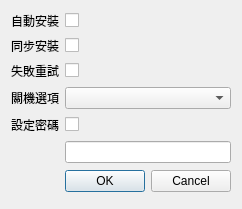
<?xml version="1.0" encoding="UTF-8"?>
<ui version="4.0">
 <class>DefaultsEditor</class>
 <widget class="QDialog" name="DefaultsEditor">
  <property name="geometry">
   <rect>
    <x>0</x>
    <y>0</y>
    <width>232</width>
    <height>209</height>
   </rect>
  </property>
  <property name="sizePolicy">
   <sizepolicy hsizetype="Preferred" vsizetype="Preferred">
    <horstretch>0</horstretch>
    <verstretch>0</verstretch>
   </sizepolicy>
  </property>
  <property name="windowTitle">
   <string>編輯預設選項</string>
  </property>
  <property name="whatsThis">
   <string/>
  </property>
  <property name="autoFillBackground">
   <bool>false</bool>
  </property>
  <property name="styleSheet">
   <string notr="true">font: 10pt &quot;Microsoft JhengHei&quot;;
QLineEdit {
	border: 1px solid grey;
 	border-radius: 3px;
}</string>
  </property>
  <property name="sizeGripEnabled">
   <bool>false</bool>
  </property>
  <property name="modal">
   <bool>false</bool>
  </property>
  <layout class="QGridLayout" name="gridLayout">
   <item row="2" column="1">
    <widget class="QCheckBox" name="at_retry_cb">
     <property name="text">
      <string/>
     </property>
    </widget>
   </item>
   <item row="1" column="0">
    <widget class="QLabel" name="label_2">
     <property name="text">
      <string>同步安裝</string>
     </property>
    </widget>
   </item>
   <item row="4" column="0">
    <widget class="QLabel" name="label_5">
     <property name="text">
      <string>設定密碼</string>
     </property>
    </widget>
   </item>
   <item row="1" column="1">
    <widget class="QCheckBox" name="async_install_cb">
     <property name="text">
      <string/>
     </property>
    </widget>
   </item>
   <item row="3" column="1">
    <widget class="QComboBox" name="halt_option_dropdown"/>
   </item>
   <item row="4" column="1">
    <widget class="QCheckBox" name="set_passwd_cb">
     <property name="text">
      <string/>
     </property>
    </widget>
   </item>
   <item row="2" column="0">
    <widget class="QLabel" name="label_3">
     <property name="text">
      <string>失敗重試</string>
     </property>
    </widget>
   </item>
   <item row="0" column="0">
    <widget class="QLabel" name="label">
     <property name="text">
      <string>自動安裝</string>
     </property>
    </widget>
   </item>
   <item row="6" column="1">
    <widget class="QDialogButtonBox" name="action_btns">
     <property name="orientation">
      <enum>Qt::Horizontal</enum>
     </property>
     <property name="standardButtons">
      <set>QDialogButtonBox::Cancel|QDialogButtonBox::Ok</set>
     </property>
    </widget>
   </item>
   <item row="3" column="0">
    <widget class="QLabel" name="label_4">
     <property name="text">
      <string>關機選項</string>
     </property>
    </widget>
   </item>
   <item row="0" column="1">
    <widget class="QCheckBox" name="at_install_cb">
     <property name="text">
      <string/>
     </property>
    </widget>
   </item>
   <item row="5" column="1">
    <widget class="QLineEdit" name="set_passwd_txt"/>
   </item>
  </layout>
 </widget>
 <resources/>
 <connections>
  <connection>
   <sender>action_btns</sender>
   <signal>accepted()</signal>
   <receiver>DefaultsEditor</receiver>
   <slot>accept()</slot>
   <hints>
    <hint type="sourcelabel">
     <x>248</x>
     <y>254</y>
    </hint>
    <hint type="destinationlabel">
     <x>157</x>
     <y>274</y>
    </hint>
   </hints>
  </connection>
  <connection>
   <sender>action_btns</sender>
   <signal>rejected()</signal>
   <receiver>DefaultsEditor</receiver>
   <slot>reject()</slot>
   <hints>
    <hint type="sourcelabel">
     <x>316</x>
     <y>260</y>
    </hint>
    <hint type="destinationlabel">
     <x>286</x>
     <y>274</y>
    </hint>
   </hints>
  </connection>
 </connections>
</ui>
